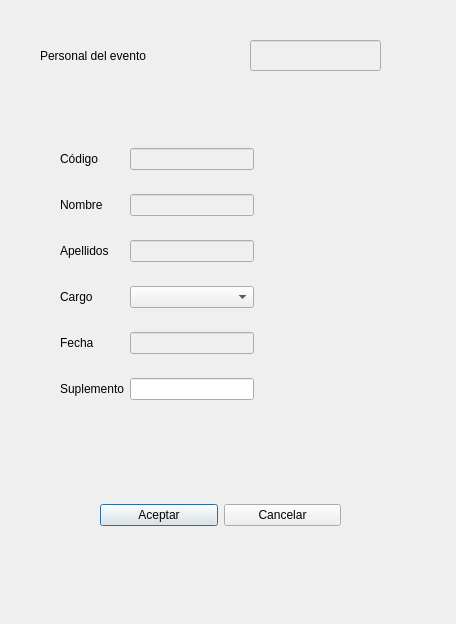
<?xml version="1.0" encoding="UTF-8"?>
<ui version="4.0">
 <class>Dialog</class>
 <widget class="QDialog" name="Dialog">
  <property name="geometry">
   <rect>
    <x>0</x>
    <y>0</y>
    <width>456</width>
    <height>624</height>
   </rect>
  </property>
  <property name="windowTitle">
   <string>Dialog</string>
  </property>
  <widget class="QLabel" name="labelProject">
   <property name="geometry">
    <rect>
     <x>40</x>
     <y>40</y>
     <width>211</width>
     <height>31</height>
    </rect>
   </property>
   <property name="styleSheet">
    <string notr="true">font: 14pt &quot;MS Shell Dlg 2&quot;;</string>
   </property>
   <property name="text">
    <string>Personal del evento</string>
   </property>
  </widget>
  <widget class="QWidget" name="layoutWidget">
   <property name="geometry">
    <rect>
     <x>60</x>
     <y>130</y>
     <width>317</width>
     <height>310</height>
    </rect>
   </property>
   <layout class="QGridLayout" name="gridLayout">
    <item row="3" column="0">
     <widget class="QLabel" name="labelCargo">
      <property name="text">
       <string>Cargo</string>
      </property>
     </widget>
    </item>
    <item row="2" column="2">
     <spacer name="horizontalSpacer_2">
      <property name="orientation">
       <enum>Qt::Horizontal</enum>
      </property>
      <property name="sizeHint" stdset="0">
       <size>
        <width>40</width>
        <height>20</height>
       </size>
      </property>
     </spacer>
    </item>
    <item row="0" column="2">
     <spacer name="horizontalSpacer_4">
      <property name="orientation">
       <enum>Qt::Horizontal</enum>
      </property>
      <property name="sizeHint" stdset="0">
       <size>
        <width>40</width>
        <height>20</height>
       </size>
      </property>
     </spacer>
    </item>
    <item row="1" column="2">
     <spacer name="horizontalSpacer_3">
      <property name="orientation">
       <enum>Qt::Horizontal</enum>
      </property>
      <property name="sizeHint" stdset="0">
       <size>
        <width>40</width>
        <height>20</height>
       </size>
      </property>
     </spacer>
    </item>
    <item row="5" column="1">
     <widget class="QLineEdit" name="inputSuplem"/>
    </item>
    <item row="5" column="0">
     <widget class="QLabel" name="labelSuplem">
      <property name="text">
       <string>Suplemento</string>
      </property>
     </widget>
    </item>
    <item row="5" column="2">
     <spacer name="horizontalSpacer_7">
      <property name="orientation">
       <enum>Qt::Horizontal</enum>
      </property>
      <property name="sizeHint" stdset="0">
       <size>
        <width>40</width>
        <height>20</height>
       </size>
      </property>
     </spacer>
    </item>
    <item row="4" column="1">
     <widget class="QLineEdit" name="inputFecha">
      <property name="enabled">
       <bool>false</bool>
      </property>
     </widget>
    </item>
    <item row="3" column="2">
     <spacer name="horizontalSpacer_5">
      <property name="orientation">
       <enum>Qt::Horizontal</enum>
      </property>
      <property name="sizeHint" stdset="0">
       <size>
        <width>40</width>
        <height>20</height>
       </size>
      </property>
     </spacer>
    </item>
    <item row="4" column="0">
     <widget class="QLabel" name="labelFecha">
      <property name="text">
       <string>Fecha</string>
      </property>
     </widget>
    </item>
    <item row="4" column="2">
     <spacer name="horizontalSpacer">
      <property name="orientation">
       <enum>Qt::Horizontal</enum>
      </property>
      <property name="sizeHint" stdset="0">
       <size>
        <width>40</width>
        <height>20</height>
       </size>
      </property>
     </spacer>
    </item>
    <item row="3" column="1">
     <widget class="QComboBox" name="comboBox"/>
    </item>
    <item row="2" column="0">
     <widget class="QLabel" name="labelApellidos">
      <property name="text">
       <string>Apellidos</string>
      </property>
     </widget>
    </item>
    <item row="2" column="1">
     <widget class="QLineEdit" name="inputApellidos">
      <property name="enabled">
       <bool>false</bool>
      </property>
     </widget>
    </item>
    <item row="1" column="0">
     <widget class="QLabel" name="labelNombre">
      <property name="text">
       <string>Nombre</string>
      </property>
     </widget>
    </item>
    <item row="1" column="1">
     <widget class="QLineEdit" name="inputNombre">
      <property name="enabled">
       <bool>false</bool>
      </property>
     </widget>
    </item>
    <item row="0" column="1">
     <widget class="QLineEdit" name="inputCodigo">
      <property name="enabled">
       <bool>false</bool>
      </property>
     </widget>
    </item>
    <item row="0" column="0">
     <widget class="QLabel" name="labelCodigo">
      <property name="text">
       <string>Código</string>
      </property>
     </widget>
    </item>
    <item row="6" column="2">
     <spacer name="horizontalSpacer_8">
      <property name="orientation">
       <enum>Qt::Horizontal</enum>
      </property>
      <property name="sizeHint" stdset="0">
       <size>
        <width>33</width>
        <height>19</height>
       </size>
      </property>
     </spacer>
    </item>
   </layout>
  </widget>
  <widget class="QWidget" name="layoutWidget">
   <property name="geometry">
    <rect>
     <x>100</x>
     <y>500</y>
     <width>241</width>
     <height>30</height>
    </rect>
   </property>
   <layout class="QHBoxLayout" name="horizontalLayout">
    <item>
     <widget class="QPushButton" name="buttonGuardar">
      <property name="text">
       <string>Aceptar</string>
      </property>
     </widget>
    </item>
    <item>
     <widget class="QPushButton" name="buttonCancelar">
      <property name="text">
       <string>Cancelar</string>
      </property>
     </widget>
    </item>
   </layout>
  </widget>
  <widget class="QLineEdit" name="inputEvento">
   <property name="enabled">
    <bool>false</bool>
   </property>
   <property name="geometry">
    <rect>
     <x>250</x>
     <y>40</y>
     <width>131</width>
     <height>31</height>
    </rect>
   </property>
   <property name="styleSheet">
    <string notr="true">font: 10pt &quot;MS Shell Dlg 2&quot;;</string>
   </property>
   <property name="text">
    <string/>
   </property>
  </widget>
 </widget>
 <tabstops>
  <tabstop>inputFecha</tabstop>
  <tabstop>inputSuplem</tabstop>
  <tabstop>buttonGuardar</tabstop>
  <tabstop>buttonCancelar</tabstop>
 </tabstops>
 <resources/>
 <connections/>
</ui>
